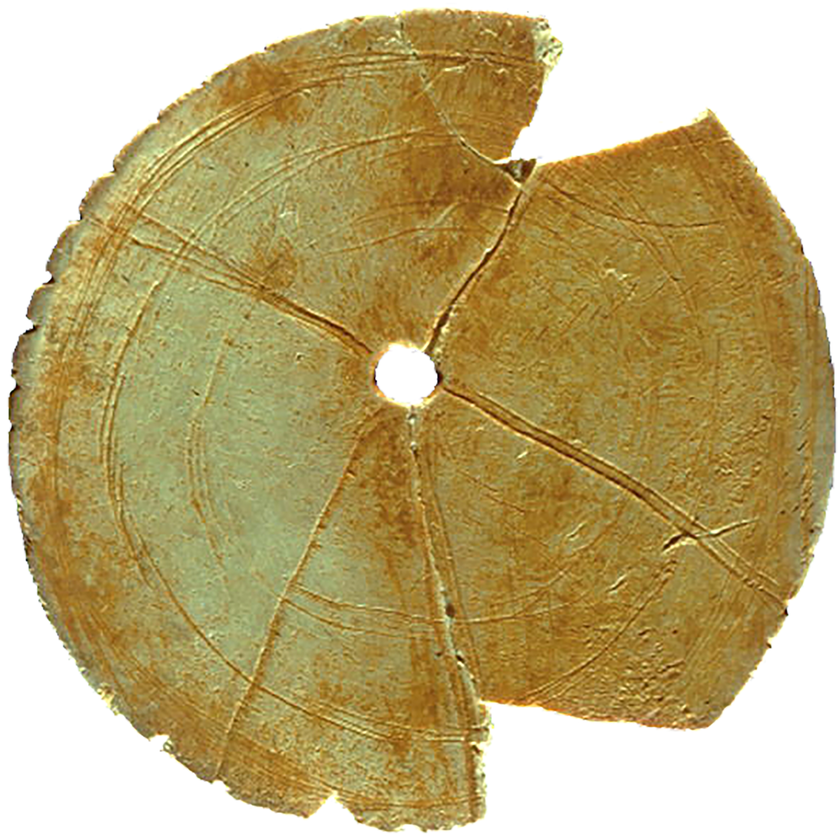
#> input picture data/original/radial/10.png, 840 x 840 px, shrunk from 1920 x 1920 before the run
$ jupyter execute --allow-errors image_preprocessing.ipynb   (text cells are left out)
#> lines starting #> are read from the running program, lines starting #| are printed output that depends on the picture; pictures that were not available may be replaced by others from this repository, and a replacement may not be noted
[cell 1]
import os
import fnmatch
from math import ceil

import cv2
import numpy as np
import matplotlib.pyplot as plt

[cell 2]
images, groups = {}, ["radial", "non-radial"]
for group in groups:
    images.update({group: []})
    img_dir = os.path.join("data/original", group)
    for path, sub_dirs, files in os.walk(img_dir):
        for file in fnmatch.filter(files, "*.png"):
            images[group].append(os.path.join(path, file))
#> pass 2 of the loop `for group in groups:`:

[cell 3]
rows = int(len(images['radial'])*0.5)
#> (the rest of this cell did not finish here and is left out)

[cell 4]
x_break, y_break = 16, 16

radial_folder = "data/cropped/{0}x{0}/radial".format(x_break, y_break)
non_radial_folder = "data/cropped/{0}x{0}/non-radial".format(x_break, y_break)
if not os.path.exists(radial_folder): os.makedirs(radial_folder)
if not os.path.exists(non_radial_folder): os.makedirs(non_radial_folder)
for idx, img_path in enumerate([i for i in images['radial'] if "_mask" not in i]):
    print(img_path)
    img_name = img_path.split("/")[-1].split(".")[0]
    img_mask_path = img_path.replace(img_name, img_name + "_mask")
    img = cv2.imread(img_path)
#> img is the input picture: shape (840, 840, 3); mean B, G, R 121.6, 171.9, 189.5
    img_mask = cv2.imread(img_mask_path)
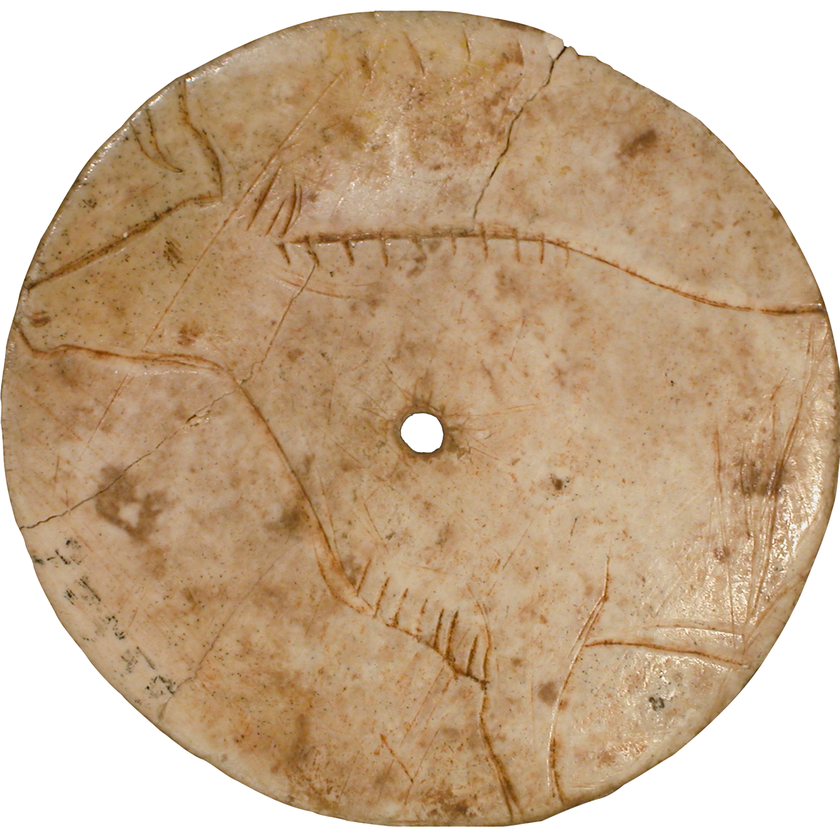
#> input picture data/original/non-radial/1.png, 840 x 840 px, shrunk from 1920 x 1920 before the run, given in place of 10_mask.png, which was not available
#> img_mask is the input picture: shape (840, 840, 3); mean B, G, R 142.8, 172.4, 198.8
    preview_img = cv2.cvtColor(img, cv2.COLOR_BGR2RGB)
    height, width, depth = img.shape
#> height = 840; width = 840; depth = 3
    s_height = ceil(height/y_break)
#> s_height = 53
    s_width = ceil(width/x_break)
#> s_width = 53
    for i in range(y_break):
        for j in range(x_break):
            temp = img[i*s_height:(i+1)*s_height, j*s_width:(j+1)*s_width]
            mask = img_mask[i*s_height:(i+1)*s_height, j*s_width:(j+1)*s_width]
            mask_pixels = len(np.where(mask == 0)[0])
            white_pix = len(np.where(temp == 255)[0])
            if mask_pixels > 0.2*temp.shape[0]*temp.shape[1]:
                if white_pix < 0.7*temp.shape[0]*temp.shape[1]:
                    cv2.imwrite("{0}/{1}_{2}_{3}.png".format(radial_folder, img_name, i, j), temp)
            else:
                if white_pix < 0.8*temp.shape[0]*temp.shape[1]:
                    cv2.imwrite("{0}/{1}_{2}_{3}.png".format(non_radial_folder,img_name, i, j), temp)
#> this loop made 16 passes
#> pass 1, `cv2.imwrite("{0}/{1}_{2}_{3}.png".format(non_radial_folder,img_name, i..`:
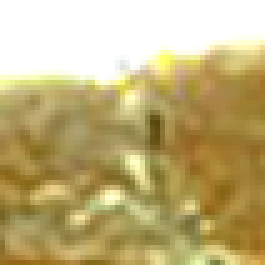
#> saved as 10_0_7.png: shape (53, 53, 3) (shown 5 times larger); mean B, G, R 124.1, 176.6, 193.1
#> pass 1, `cv2.imwrite("{0}/{1}_{2}_{3}.png".format(non_radial_folder,img_name, i..`:
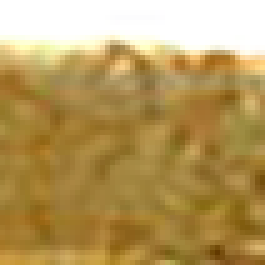
#> saved as 10_0_8.png: shape (53, 53, 3) (shown 5 times larger); mean B, G, R 95.1, 154.1, 182.3
#> pass 1, `cv2.imwrite("{0}/{1}_{2}_{3}.png".format(non_radial_folder,img_name, i..`:
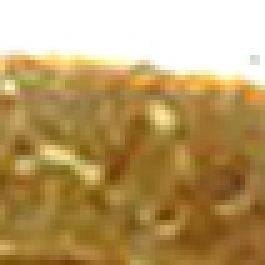
#> saved as 10_0_9.png: shape (53, 53, 3) (shown 5 times larger); mean B, G, R 105.3, 157.1, 185.4
#> pass 2, `cv2.imwrite("{0}/{1}_{2}_{3}.png".format(non_radial_folder,img_name, i..`:
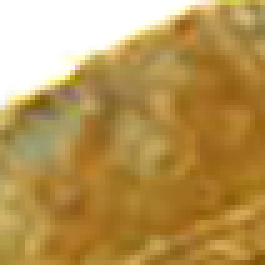
#> saved as 10_1_4.png: shape (53, 53, 3) (shown 5 times larger); mean B, G, R 86.7, 150, 183.4

for idx, img_path in enumerate(images['non-radial']):
    print(img_path)
    img_name = img_path.split("/")[-1].split(".")[0]
    img = cv2.imread(img_path)
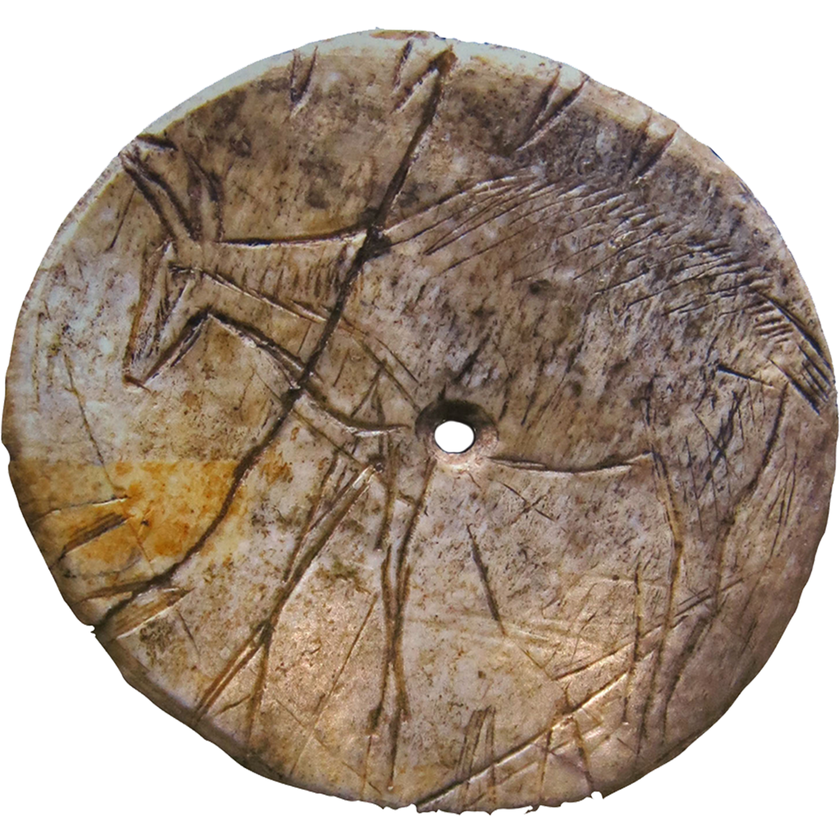
#> input picture data/original/non-radial/3.png, 840 x 840 px, shrunk from 1920 x 1920 before the run
#> img is the input picture: shape (840, 840, 3); mean B, G, R 138.4, 152.4, 168.6
    preview_img = cv2.cvtColor(img, cv2.COLOR_BGR2RGB)
    height, width, depth = img.shape
    s_height = ceil(height/y_break)
    s_width = ceil(width/x_break)
    for i in range(y_break):
        for j in range(x_break):
            temp = img[i*s_height:(i+1)*s_height, j*s_width:(j+1)*s_width]
            white_pix = len(np.where(temp == 255)[0])
            if white_pix < 0.7*temp.shape[0]*temp.shape[1]:
                cv2.imwrite("{0}/{1}_{2}_{3}.png".format(non_radial_folder, img_name, i, j), temp)
#> this loop made 16 passes
#> pass 2, `cv2.imwrite("{0}/{1}_{2}_{3}.png".format(non_radial_folder, img_name, ..`:
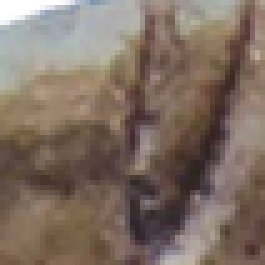
#> saved as 3_1_5.png: shape (53, 53, 3) (shown 5 times larger); mean B, G, R 99.9, 111, 127.7
#> pass 2, `cv2.imwrite("{0}/{1}_{2}_{3}.png".format(non_radial_folder, img_name, ..`:
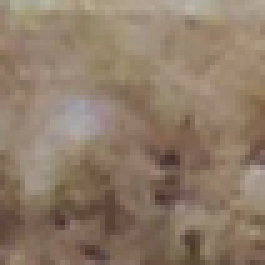
#> saved as 3_1_6.png: shape (53, 53, 3) (shown 5 times larger); mean B, G, R 104.6, 123.3, 142.2
#> pass 2, `cv2.imwrite("{0}/{1}_{2}_{3}.png".format(non_radial_folder, img_name, ..`:
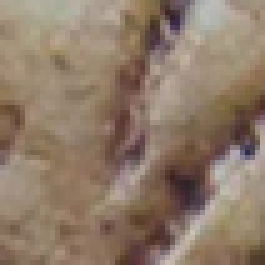
#> saved as 3_1_7.png: shape (53, 53, 3) (shown 5 times larger); mean B, G, R 105.2, 122.7, 142.9
#> pass 2, `cv2.imwrite("{0}/{1}_{2}_{3}.png".format(non_radial_folder, img_name, ..`:
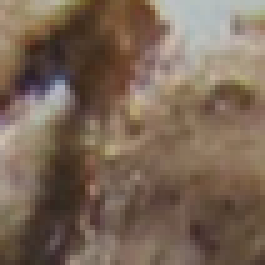
#> saved as 3_1_8.png: shape (53, 53, 3) (shown 5 times larger); mean B, G, R 86.5, 102.6, 121.9
#> pass 2 of the loop `for idx, img_path in enumerate(images['non-radial']):`:
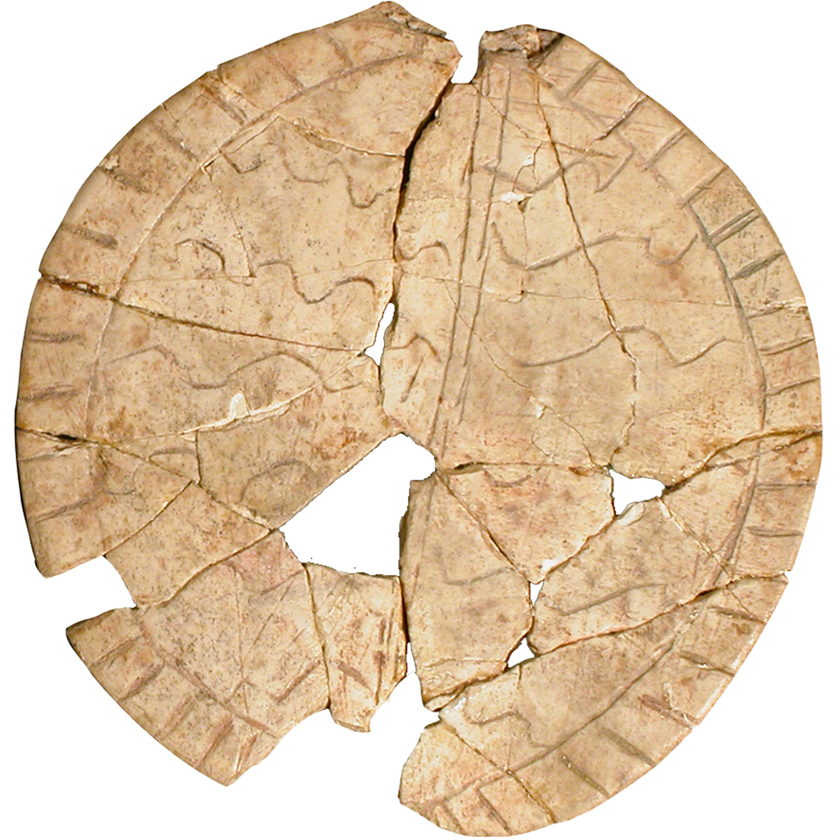
#> input picture data/original/non-radial/2.png, 840 x 840 px, shrunk from 1920 x 1920 before the run
#> img is the input picture: shape (840, 840, 3); mean B, G, R 171.2, 200.4, 224.4
#> the loop `for i in range(y_break):` made 16 passes
#> pass 1, `cv2.imwrite("{0}/{1}_{2}_{3}.png".format(non_radial_folder, img_name, ..`:
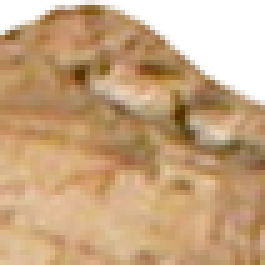
#> saved as 2_0_7.png: shape (53, 53, 3) (shown 5 times larger); mean B, G, R 129.8, 166.4, 199.8
#> pass 2, `cv2.imwrite("{0}/{1}_{2}_{3}.png".format(non_radial_folder, img_name, ..`:
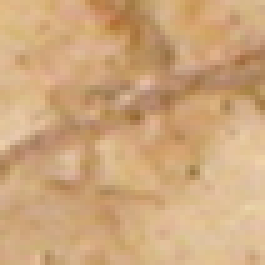
#> saved as 2_1_6.png: shape (53, 53, 3) (shown 5 times larger); mean B, G, R 123.7, 166.5, 205.8
